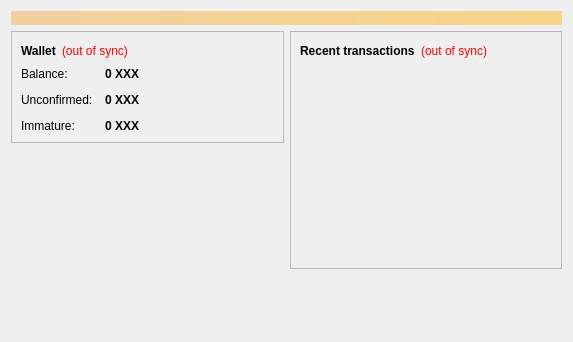
<?xml version="1.0" encoding="UTF-8"?>
<ui version="4.0">
 <class>OverviewPage</class>
 <widget class="QWidget" name="OverviewPage">
  <property name="geometry">
   <rect>
    <x>0</x>
    <y>0</y>
    <width>573</width>
    <height>342</height>
   </rect>
  </property>
  <property name="windowTitle">
   <string>Form</string>
  </property>
  <layout class="QVBoxLayout" name="topLayout">
   <item>
    <widget class="QLabel" name="labelAlerts">
     <property name="visible">
      <bool>false</bool>
     </property>
     <property name="styleSheet">
      <string notr="true">background-color: qlineargradient(x1: 0, y1: 0, x2: 1, y2: 0, stop:0 #F0D0A0, stop:1 #F8D488); color:#000000;</string>
     </property>
     <property name="wordWrap">
      <bool>true</bool>
     </property>
     <property name="margin">
      <number>3</number>
     </property>
    </widget>
   </item>
   <item>
    <layout class="QHBoxLayout" name="horizontalLayout" stretch="1,1">
     <item>
      <layout class="QVBoxLayout" name="verticalLayout_2">
       <item>
        <widget class="QFrame" name="frame">
         <property name="frameShape">
          <enum>QFrame::StyledPanel</enum>
         </property>
         <property name="frameShadow">
          <enum>QFrame::Raised</enum>
         </property>
         <layout class="QVBoxLayout" name="verticalLayout_4">
          <item>
           <layout class="QHBoxLayout" name="horizontalLayout_4">
            <item>
             <widget class="QLabel" name="label_5">
              <property name="font">
               <font>
                <weight>75</weight>
                <bold>true</bold>
               </font>
              </property>
              <property name="text">
               <string>Wallet</string>
              </property>
             </widget>
            </item>
            <item>
             <widget class="QLabel" name="labelWalletStatus">
              <property name="toolTip">
               <string>The displayed information may be out of date. Your wallet automatically synchronizes with the Xxxcoin network after a connection is established, but this process has not completed yet.</string>
              </property>
              <property name="styleSheet">
               <string notr="true">QLabel { color: red; }</string>
              </property>
              <property name="text">
               <string notr="true">(out of sync)</string>
              </property>
              <property name="alignment">
               <set>Qt::AlignLeading|Qt::AlignLeft|Qt::AlignVCenter</set>
              </property>
             </widget>
            </item>
            <item>
             <spacer name="horizontalSpacer_2">
              <property name="orientation">
               <enum>Qt::Horizontal</enum>
              </property>
              <property name="sizeHint" stdset="0">
               <size>
                <width>40</width>
                <height>20</height>
               </size>
              </property>
             </spacer>
            </item>
           </layout>
          </item>
          <item>
           <layout class="QFormLayout" name="formLayout_2">
            <property name="fieldGrowthPolicy">
             <enum>QFormLayout::AllNonFixedFieldsGrow</enum>
            </property>
            <property name="horizontalSpacing">
             <number>12</number>
            </property>
            <property name="verticalSpacing">
             <number>12</number>
            </property>
            <item row="0" column="0">
             <widget class="QLabel" name="label">
              <property name="text">
               <string>Balance:</string>
              </property>
             </widget>
            </item>
            <item row="0" column="1">
             <widget class="QLabel" name="labelBalance">
              <property name="font">
               <font>
                <weight>75</weight>
                <bold>true</bold>
               </font>
              </property>
              <property name="cursor">
               <cursorShape>IBeamCursor</cursorShape>
              </property>
              <property name="toolTip">
               <string>Your current balance</string>
              </property>
              <property name="text">
               <string notr="true">0 XXX</string>
              </property>
              <property name="textInteractionFlags">
               <set>Qt::LinksAccessibleByMouse|Qt::TextSelectableByKeyboard|Qt::TextSelectableByMouse</set>
              </property>
             </widget>
            </item>
            <item row="1" column="0">
             <widget class="QLabel" name="label_3">
              <property name="text">
               <string>Unconfirmed:</string>
              </property>
             </widget>
            </item>
            <item row="1" column="1">
             <widget class="QLabel" name="labelUnconfirmed">
              <property name="font">
               <font>
                <weight>75</weight>
                <bold>true</bold>
               </font>
              </property>
              <property name="cursor">
               <cursorShape>IBeamCursor</cursorShape>
              </property>
              <property name="toolTip">
               <string>Total of transactions that have yet to be confirmed, and do not yet count toward the current balance</string>
              </property>
              <property name="text">
               <string notr="true">0 XXX</string>
              </property>
              <property name="textInteractionFlags">
               <set>Qt::LinksAccessibleByMouse|Qt::TextSelectableByKeyboard|Qt::TextSelectableByMouse</set>
              </property>
             </widget>
            </item>
            <item row="2" column="0">
             <widget class="QLabel" name="labelImmatureText">
              <property name="text">
               <string>Immature:</string>
              </property>
             </widget>
            </item>
            <item row="2" column="1">
             <widget class="QLabel" name="labelImmature">
              <property name="font">
               <font>
                <weight>75</weight>
                <bold>true</bold>
               </font>
              </property>
              <property name="toolTip">
               <string>Mined balance that has not yet matured</string>
              </property>
              <property name="text">
               <string notr="true">0 XXX</string>
              </property>
              <property name="textInteractionFlags">
               <set>Qt::LinksAccessibleByMouse|Qt::TextSelectableByKeyboard|Qt::TextSelectableByMouse</set>
              </property>
             </widget>
            </item>
           </layout>
          </item>
         </layout>
        </widget>
       </item>
       <item>
        <spacer name="verticalSpacer">
         <property name="orientation">
          <enum>Qt::Vertical</enum>
         </property>
         <property name="sizeHint" stdset="0">
          <size>
           <width>20</width>
           <height>40</height>
          </size>
         </property>
        </spacer>
       </item>
      </layout>
     </item>
     <item>
      <layout class="QVBoxLayout" name="verticalLayout_3">
       <item>
        <widget class="QFrame" name="frame_2">
         <property name="frameShape">
          <enum>QFrame::StyledPanel</enum>
         </property>
         <property name="frameShadow">
          <enum>QFrame::Raised</enum>
         </property>
         <layout class="QVBoxLayout" name="verticalLayout">
          <item>
           <layout class="QHBoxLayout" name="horizontalLayout_2">
            <item>
             <widget class="QLabel" name="label_4">
              <property name="text">
               <string>&lt;b&gt;Recent transactions&lt;/b&gt;</string>
              </property>
             </widget>
            </item>
            <item>
             <widget class="QLabel" name="labelTransactionsStatus">
              <property name="toolTip">
               <string>The displayed information may be out of date. Your wallet automatically synchronizes with the Xxxcoin network after a connection is established, but this process has not completed yet.</string>
              </property>
              <property name="styleSheet">
               <string notr="true">QLabel { color: red; }</string>
              </property>
              <property name="text">
               <string notr="true">(out of sync)</string>
              </property>
              <property name="alignment">
               <set>Qt::AlignRight|Qt::AlignTrailing|Qt::AlignVCenter</set>
              </property>
             </widget>
            </item>
            <item>
             <spacer name="horizontalSpacer">
              <property name="orientation">
               <enum>Qt::Horizontal</enum>
              </property>
              <property name="sizeHint" stdset="0">
               <size>
                <width>40</width>
                <height>20</height>
               </size>
              </property>
             </spacer>
            </item>
           </layout>
          </item>
          <item>
           <widget class="QListView" name="listTransactions">
            <property name="styleSheet">
             <string notr="true">QListView { background: transparent; }</string>
            </property>
            <property name="frameShape">
             <enum>QFrame::NoFrame</enum>
            </property>
            <property name="verticalScrollBarPolicy">
             <enum>Qt::ScrollBarAlwaysOff</enum>
            </property>
            <property name="horizontalScrollBarPolicy">
             <enum>Qt::ScrollBarAlwaysOff</enum>
            </property>
            <property name="selectionMode">
             <enum>QAbstractItemView::NoSelection</enum>
            </property>
           </widget>
          </item>
         </layout>
        </widget>
       </item>
       <item>
        <spacer name="verticalSpacer_2">
         <property name="orientation">
          <enum>Qt::Vertical</enum>
         </property>
         <property name="sizeHint" stdset="0">
          <size>
           <width>20</width>
           <height>40</height>
          </size>
         </property>
        </spacer>
       </item>
      </layout>
     </item>
    </layout>
   </item>
  </layout>
 </widget>
 <resources/>
 <connections/>
</ui>
